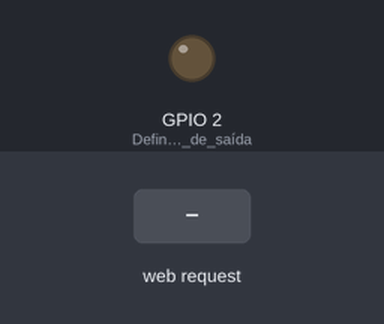
A sketch run on a simulated ESP32. Parts: output pins drawn as LEDs (lit = HIGH). The test bench sets the inputs (shaded band). What the sketch prints to the serial monitor is not drawn.

Above: at 1.2 s.
1.3 s: HTTP request GET /ligar received
At 1.9 s:
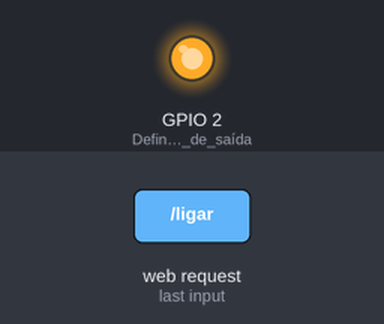
2.8 s: HTTP request GET /desligar received
At 3.1 s:
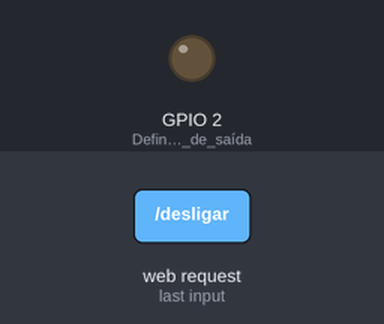
Timing chart, 0 to 5.8 s (numbered marks = the images above; inputs shaded):
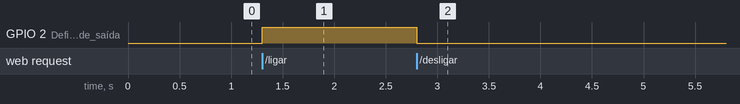

The sketch:

localizzer.ino
```cpp
#include <WiFi.h>

const char *ssid = "ESP-123456789";
const char *pass = "12345678";

WiFiServer server(80);  // Port

void setup() {
  Serial.begin(115200);  // Inicia o monitor serial (115200)
  pinMode(2, OUTPUT);    // Define porta de saída
  delay(10);

  Serial.println("\n");     // Pula uma linha
  WiFi.softAP(ssid, pass);  // Inicia o ponto de acesso
  Serial.print("Se conectando a: ");
  Serial.println(ssid);

  IPAddress ip = WiFi.softAPIP();
  Serial.print("Endereço de IP: ");
  Serial.println(ip);

  server.begin();
  Serial.println("Servidor online");
}

bool showStatus = false;
bool status = false;

void loop() {
  WiFiClient client = server.available();  // Cria o objeto cliente

  if (client) {
    String line = "";  // Dados recebidos

    while (client.connected()) {
      if (client.available()) {
        char c = client.read();  // Lê os caracteres recebidos

        if (c == '\n') {             // Se houver uma quebra de linha
          if (line.length() == 0) {  // Se a nova linha tiver 0 de tamanho
            if (showStatus) {
              client.println("HTTP/1.1 200 OK");  // Envio padrão de início de comunicação
              client.println("Content-type:application/json");
              client.println("Access-Control-Allow-Origin: *");
              client.println();
              if (status) {
                client.println("{\"status\": true }");
              } else {
                client.println("{\"status\": false }");
              }

              showStatus = false;
            } else {
              client.println("HTTP/1.1 200 OK");  // Envio padrão de início de comunicação
              client.println("Content-type:text/html");
              client.println("Access-Control-Allow-Origin: *");
              client.println();
              client.println("Foi!");
            }

            client.println();
            break;
          } else {
            line = "";
          }
        } else if (c != '\r') {
          line += c;  // Adiciona o caractere recebido à linha de leitura
        }

        if (line.endsWith("GET /ligar")) {
          status = true;
          digitalWrite(2, HIGH);
        } else if (line.endsWith("GET /desligar")) {
          status = false;
          digitalWrite(2, LOW);
        } else if (line.endsWith("GET /status")) {
          showStatus = true;
        }
      }
    }

    client.stop();  // Para o cliente
  }
}
```

Measured:
- after the input at 1.3 s, GPIO 2 (Define_porta_de_saída): LOW → HIGH at once
- after the input at 2.8 s, GPIO 2 (Define_porta_de_saída): HIGH → LOW at once
